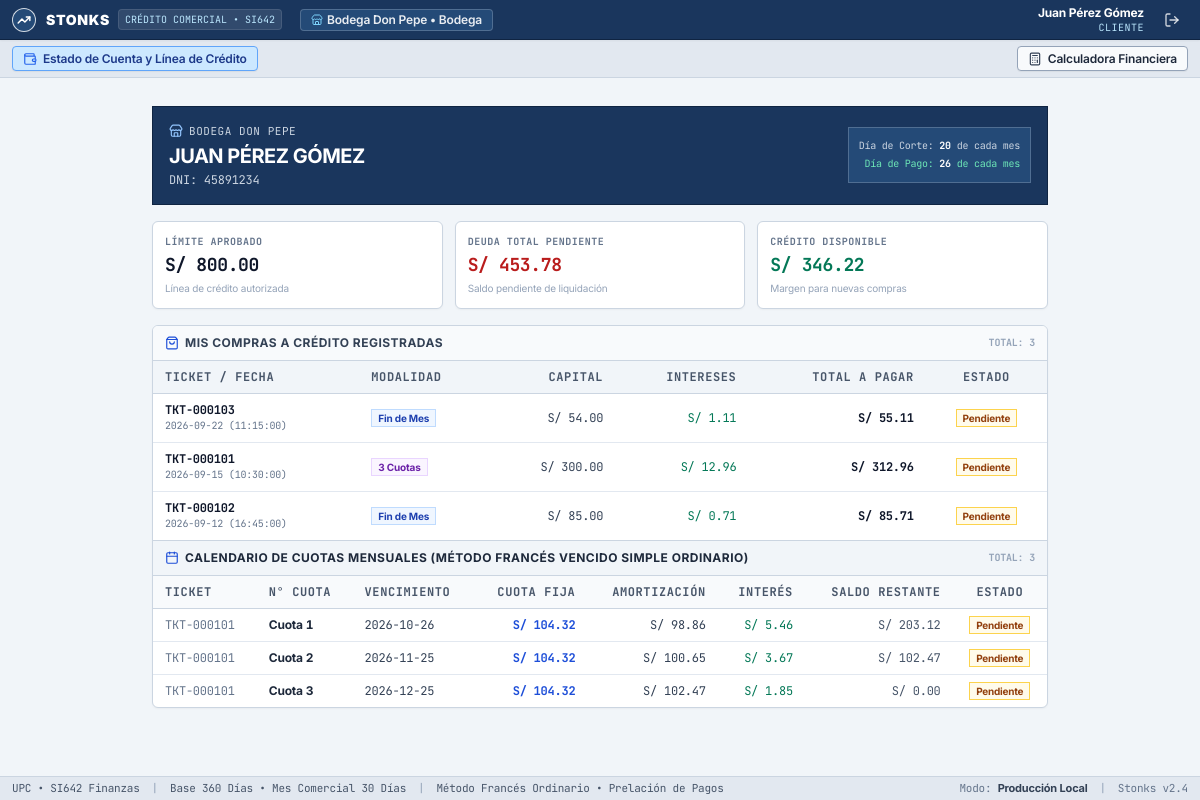
The page /mi-cuenta (signed in) on the database as committed earlier.
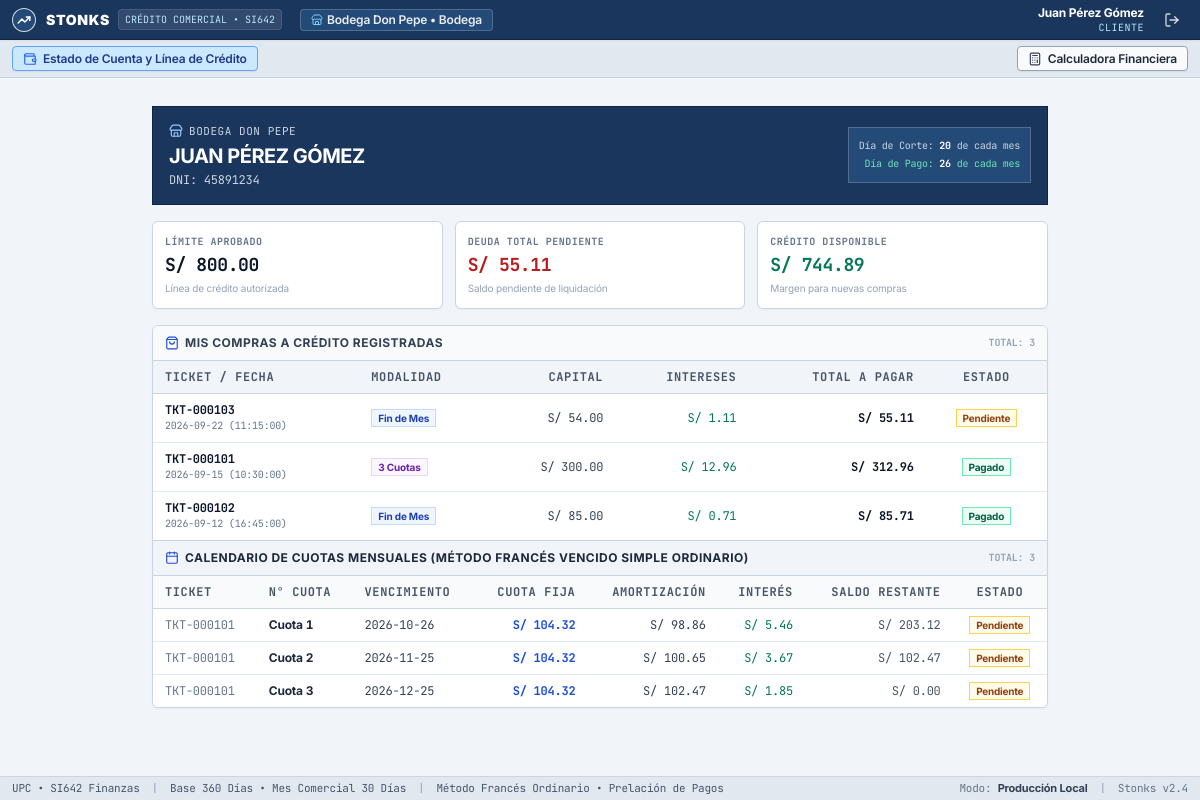
The same page on the database as committed later.
### tables this page shows
CREATE TABLE ventas (
        id INTEGER PRIMARY KEY AUTOINCREMENT,
        tienda_id INTEGER NOT NULL,
        cliente_id INTEGER NOT NULL,
        num_ticket TEXT UNIQUE NOT NULL,
        fecha_compra DATE NOT NULL,
        hora_compra TIME NOT NULL,
        modalidad TEXT NOT NULL CHECK(modalidad IN ('Fin_De_Mes', 'Cuotas')),
        num_cuotas INTEGER DEFAULT 1,
        monto_total_lista REAL NOT NULL,
        interes_gracia REAL DEFAULT 0.0,
        capital_financiado REAL NOT NULL,
        cuota_mensual REAL DEFAULT 0.0,
        total_intereses REAL DEFAULT 0.0,
        total_a_pagar REAL NOT NULL,
        saldo_pendiente REAL NOT NULL,
        estado TEXT DEFAULT 'Pendiente' CHECK(estado IN ('Pendiente', 'Pagado', 'En_Mora')),
        es_post_corte INTEGER DEFAULT 0,
        fecha_corte_aplicada DATE,
        fecha_pago_pactada DATE,
        fecha_creacion TIMESTAMP DEFAULT CURRENT_TIMESTAMP,
        FOREIGN KEY (tienda_id) REFERENCES tiendas (id),
        FOREIGN KEY (cliente_id) REFERENCES clientes (id)
    );

### app.py (the view)
@app.route("/mi-cuenta")
@login_required
def customer_portal():
    user_id = session.get("user_id")
    conn = get_db_connection()
    cliente = conn.execute("""
        SELECT c.*, t.nombre_comercial as tienda_nombre, t.direccion as tienda_direccion, t.telefono as tienda_telefono
        FROM clientes c
        JOIN tiendas t ON c.tienda_id = t.id
        WHERE c.usuario_id = ?
    """, (user_id,)).fetchone()
    if not cliente:
        conn.close()
        flash("Usted no está registrado como cliente en ninguna tienda.", "info")
        return render_template("customer_portal.html", cliente=None)
    ventas = conn.execute("""
        SELECT v.* FROM ventas v
        WHERE v.cliente_id = ?
        ORDER BY v.fecha_compra DESC
    """, (cliente["id"],)).fetchall()
    cuotas = conn.execute("""
        SELECT cq.*, v.num_ticket
        FROM cuotas_cronograma cq
        JOIN ventas v ON cq.venta_id = v.id
        WHERE v.cliente_id = ?
        ORDER BY cq.fecha_vencimiento ASC
    """, (cliente["id"],)).fetchall()
    liquidaciones = conn.execute("""
        SELECT * FROM liquidaciones_corte WHERE cliente_id = ? ORDER BY fecha_corte DESC
    """, (cliente["id"],)).fetchall()
    deuda_total = sum(v["saldo_pendiente"] for v in ventas)
    credito_disponible = max(0.0, round(cliente["limite_credito"] - deuda_total, 2))
    conn.close()
    return render_template(
        "customer_portal.html",
        cliente=cliente,
        deuda_total=deuda_total,
        credito_disponible=credito_disponible,
        ventas=ventas,
        cuotas=cuotas,
        liquidaciones=liquidaciones
    )

### app.py (called while the page is built)
@app.template_filter('moneda')
def formato_moneda(valor, simbolo="S/"):
    if valor is None:
        return f"{simbolo} 0.00"
    try:
        val = float(valor)
        return f"{simbolo} {val:,.2f}"
    except (ValueError, TypeError):
        return f"{simbolo} 0.00"

def login_required(f):
    @wraps(f)
    def decorated_function(*args, **kwargs):
        if "user_id" not in session:
            flash("Debe iniciar sesión para acceder al sistema.", "warning")
            return redirect(url_for("login"))
        return f(*args, **kwargs)
    return decorated_function

@app.context_processor
def inject_global_data():
    tienda = None
    if "tienda_id" in session and session["tienda_id"]:
        conn = get_db_connection()
        t = conn.execute("SELECT * FROM tiendas WHERE id = ?", (session["tienda_id"],)).fetchone()
        conn.close()
        if t:
            tienda = dict(t)
    return {
        "current_user": session.get("username"),
        "user_role": session.get("rol"),
        "user_name": session.get("nombre_completo"),
        "current_tienda": tienda,
        "now": datetime.now()
    }

### templates/customer_portal.html (shortened to what the changed rows need)
{% extends "base.html" %}
{% block content %}
<div class="max-w-4xl mx-auto space-y-4">
    {% if cliente %}
    <div class="bg-[#1a365d] border border-[#0f2442] rounded-xs p-4 text-white shadow-xs flex flex-col sm:flex-row justify-between items-start sm:items-center gap-3">
        <div>
            <div class="flex items-center space-x-1.5 text-[11px] font-mono uppercase tracking-wider text-slate-300">
                <i data-lucide="store" class="w-3.5 h-3.5 text-blue-300"></i>
                <span>{{ cliente.tienda_nombre }}</span>
            </div>
            <h1 class="text-xl font-bold mt-0.5 tracking-tight uppercase">{{ cliente.nombres }} {{ cliente.apellidos }}</h1>
            <p class="text-xs text-slate-300 font-mono mt-0.5">{{ cliente.tipo_documento }}: {{ cliente.num_documento }}</p>
        </div>
        <div class="text-left sm:text-right bg-[#244a77] border border-white/20 p-2.5 rounded-xs text-xs font-mono">
            <span class="text-slate-300 block text-[10px]">Día de Corte: <strong class="text-white">{{ cliente.dia_corte }}</strong> de cada mes</span>
            <span class="text-emerald-300 block mt-0.5 text-[10px]">Día de Pago: <strong class="text-white">{{ cliente.dia_pago }}</strong> de cada mes</span>
        </div>
    </div>
    <div class="grid grid-cols-1 sm:grid-cols-3 gap-3">
        <div class="card-bundlerock p-3">
            <span class="text-[10px] font-bold uppercase tracking-wider text-slate-500 font-mono block">Límite Aprobado</span>
            <div class="text-lg font-bold text-slate-900 mt-0.5 font-mono">{{ cliente.limite_credito | moneda }}</div>
            <p class="text-[10px] text-slate-400 mt-0.5">Línea de crédito autorizada</p>
        </div>
        <div class="card-bundlerock p-3">
            <span class="text-[10px] font-bold uppercase tracking-wider text-slate-500 font-mono block">Deuda Total Pendiente</span>
            <div class="text-lg font-bold text-red-700 mt-0.5 font-mono">{{ deuda_total | moneda }}</div>
            <p class="text-[10px] text-slate-400 mt-0.5">Saldo pendiente de liquidación</p>
        </div>
        <div class="card-bundlerock p-3">
            <span class="text-[10px] font-bold uppercase tracking-wider text-slate-500 font-mono block">Crédito Disponible</span>
            <div class="text-lg font-bold text-emerald-700 mt-0.5 font-mono">{{ credito_disponible | moneda }}</div>
            <p class="text-[10px] text-slate-400 mt-0.5">Margen para nuevas compras</p>
        </div>
    </div>
    <div class="card-bundlerock overflow-hidden space-y-0">
        <div class="card-header-bundlerock flex justify-between items-center">
            <span class="flex items-center">
                <i data-lucide="shopping-bag" class="w-3.5 h-3.5 mr-1.5 text-blue-700"></i>
                Mis Compras a Crédito Registradas
            </span>
            <span class="text-[10px] font-mono text-slate-400">Total: {{ ventas | length }}</span>
        </div>
        <div class="overflow-x-auto">
            <table class="w-full text-left text-xs">
                <thead class="bg-slate-100 text-slate-600 font-bold border-b border-slate-300 font-mono uppercase tracking-wider">
                    <tr>
                        <th class="px-3 py-2">Ticket / Fecha</th>
                        <th class="px-3 py-2">Modalidad</th>
                        <th class="px-3 py-2 text-right">Capital</th>
                        <th class="px-3 py-2 text-right">Intereses</th>
                        <th class="px-3 py-2 text-right">Total a Pagar</th>
                        <th class="px-3 py-2 text-center">Estado</th>
                    </tr>
                </thead>
                <tbody class="divide-y divide-slate-200 text-xs">
                    {% for v in ventas %}
                    <tr class="hover:bg-blue-50/40">
                        <td class="px-3 py-2">
                            <span class="font-bold text-slate-900 font-mono">{{ v.num_ticket }}</span>
                            <div class="text-[10px] text-slate-500 font-mono">{{ v.fecha_compra }} ({{ v.hora_compra }})</div>
                        </td>
                        <td class="px-3 py-2 font-sans">
                            {% if v.modalidad == 'Fin_De_Mes' %}
                            <span class="px-1.5 py-0.5 border border-blue-200 bg-blue-50 text-blue-800 font-bold text-[10px]">Fin de Mes</span>
                            {% else %}
                            <span class="px-1.5 py-0.5 border border-purple-200 bg-purple-50 text-purple-800 font-bold text-[10px]">{{ v.num_cuotas }} Cuotas</span>
                            {% endif %}
                        </td>
                        <td class="px-3 py-2 text-right text-slate-700 font-mono">{{ v.monto_total_lista | moneda }}</td>
                        <td class="px-3 py-2 text-right text-emerald-700 font-mono">{{ v.total_intereses | moneda }}</td>
                        <td class="px-3 py-2 text-right font-bold text-slate-900 font-mono">{{ v.total_a_pagar | moneda }}</td>
                        <td class="px-3 py-2 text-center font-sans">
                            {% if v.estado == 'Pagado' %}
                            <span class="px-1.5 py-0.5 border border-emerald-300 bg-emerald-50 text-emerald-800 text-[10px] font-bold">Pagado</span>
                            {% elif v.estado == 'En_Mora' %}
                            <span class="px-1.5 py-0.5 border border-red-300 bg-red-50 text-red-800 text-[10px] font-bold">En Mora</span>
                            {% else %}
                            <span class="px-1.5 py-0.5 border border-amber-300 bg-amber-50 text-amber-800 text-[10px] font-bold">Pendiente</span>
                            {% endif %}
                        </td>
                    </tr>
                    {% else %}
                    <tr>
                        <td colspan="6" class="px-3 py-6 text-center text-slate-400 font-sans">No tiene compras a crédito registradas.</td>
                    </tr>
                    {% endfor %}
                </tbody>
            </table>
        </div>
        {% if cuotas %}
        <div class="border-t border-slate-300">
            <div class="card-header-bundlerock bg-slate-100 flex items-center justify-between">
                <span class="flex items-center text-slate-800 font-sans">
                    <i data-lucide="calendar" class="w-3.5 h-3.5 mr-1.5 text-blue-700"></i>
                    Calendario de Cuotas Mensuales (Método Francés Vencido Simple Ordinario)
                </span>
                <span class="text-[10px] font-mono text-slate-400">Total: {{ cuotas | length }}</span>
            </div>
            <div class="overflow-x-auto">
                <table class="w-full text-left text-xs font-mono">
                    <thead class="bg-slate-50 text-slate-600 font-bold border-b border-slate-300 uppercase tracking-wider">
                        <tr>
                            <th class="px-3 py-2">Ticket</th>
                            <th class="px-3 py-2">N° Cuota</th>
                            <th class="px-3 py-2">Vencimiento</th>
                            <th class="px-3 py-2 text-right">Cuota Fija</th>
                            <th class="px-3 py-2 text-right">Amortización</th>
                            <th class="px-3 py-2 text-right">Interés</th>
                            <th class="px-3 py-2 text-right">Saldo Restante</th>
                            <th class="px-3 py-2 text-center">Estado</th>
                        </tr>
                    </thead>
                    <tbody class="divide-y divide-slate-200">
                        {% for q in cuotas %}
                        <tr class="hover:bg-blue-50/40">
                            <td class="px-3 py-2 text-slate-500">{{ q.num_ticket }}</td>
                            <td class="px-3 py-2 font-bold text-slate-800 font-sans">Cuota {{ q.numero_cuota }}</td>
                            <td class="px-3 py-2 text-slate-700">{{ q.fecha_vencimiento }}</td>
                            <td class="px-3 py-2 text-right font-bold text-blue-700">{{ q.cuota | moneda }}</td>
                            <td class="px-3 py-2 text-right text-slate-700">{{ q.amortizacion | moneda }}</td>
                            <td class="px-3 py-2 text-right text-emerald-700">{{ q.interes | moneda }}</td>
                            <td class="px-3 py-2 text-right text-slate-600">{{ q.saldo_final | moneda }}</td>
                            <td class="px-3 py-2 text-center font-sans">
                                {% if q.estado == 'Pagada' %}
                                <span class="px-1.5 py-0.5 border border-emerald-300 bg-emerald-50 text-emerald-800 text-[10px] font-bold">Pagada</span>
                                {% else %}
                                <span class="px-1.5 py-0.5 border border-amber-300 bg-amber-50 text-amber-800 text-[10px] font-bold">Pendiente</span>
                                {% endif %}
                            </td>
                        </tr>
                        {% endfor %}
                    </tbody>
                </table>
            </div>
        </div>
        {% endif %}
    </div>
    {% endif %}
</div>
{% endblock %}

Rows that differ between the two databases and show on the page:
changed ventas "TKT-000101": estado "Pendiente" → "Pagado"
changed ventas "TKT-000102": estado "Pendiente" → "Pagado"
Other text that changed with them:
{{ deuda_total | moneda }}: "S/ 453.78" → "S/ 55.11"
{{ credito_disponible | moneda }}: "S/ 346.22" → "S/ 744.89"
